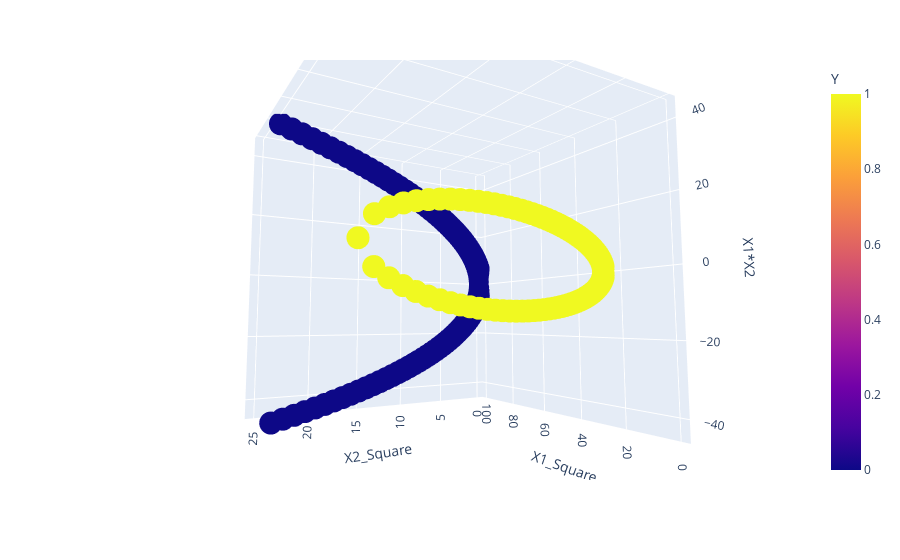

The cell this chart's notebook holds for it:
### Code cell
import plotly.express as px
fig = px.scatter_3d(df, x = "X1_Square" ,y="X2_Square",z="X1*X2" ,color="Y")
fig.show()

### Figure 1 — Plotly figure (JSON) as saved in the notebook; plotly's stock layout.template omitted (floating-point values rounded to 4 significant figures; data arrays with more than 128 entries replaced by an {"elided": "..."} marker saying what was removed)
{"data": [{"hovertemplate": "X1_Square=%{x}<br>X2_Square=%{y}<br>X1*X2=%{z}<br>Y=%{marker.color}<extra></extra>", "legendgroup": "", "marker": {"color": {"elided": "400 int values"}, "coloraxis": "coloraxis", "symbol": "circle"}, "mode": "markers", "name": "", "scene": "scene", "showlegend": false, "type": "scatter3d", "x": {"elided": "400 float values"}, "y": {"elided": "400 float values"}, "z": {"elided": "400 float values"}}], "layout": {"autosize": true, "coloraxis": {"colorbar": {"title": {"text": "Y"}}, "colorscale": [[0, "#0d0887"], [0.1111, "#46039f"], [0.2222, "#7201a8"], [0.3333, "#9c179e"], [0.4444, "#bd3786"], [0.5556, "#d8576b"], [0.6667, "#ed7953"], [0.7778, "#fb9f3a"], [0.8889, "#fdca26"], [1, "#f0f921"]]}, "legend": {"tracegroupgap": 0}, "margin": {"t": 60}, "scene": {"aspectmode": "auto", "aspectratio": {"x": 1, "y": 1, "z": 1}, "camera": {"center": {"x": 0, "y": 0, "z": 0}, "eye": {"x": -1.392, "y": 0.8227, "z": -0.1588}, "projection": {"type": "perspective"}, "up": {"x": 0, "y": 0, "z": 1}}, "domain": {"x": [0, 1], "y": [0, 1]}, "xaxis": {"title": {"text": "X1_Square"}, "type": "linear"}, "yaxis": {"title": {"text": "X2_Square"}, "type": "linear"}, "zaxis": {"title": {"text": "X1*X2"}, "type": "linear"}}}}
